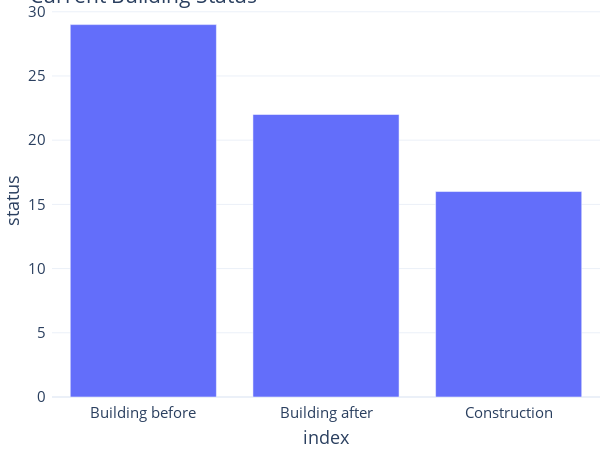

Here is the notebook cell this chart was saved with:
### Code cell
fig.show()

### Figure 1 — Plotly figure (JSON) as saved in the notebook; plotly's stock layout.template omitted (floating-point values rounded to 4 significant figures)
{"data": [{"alignmentgroup": "True", "hovertemplate": "index=%{x}<br>status=%{y}<extra></extra>", "legendgroup": "", "marker": {"color": "#636efa", "pattern": {"shape": ""}}, "name": "", "offsetgroup": "", "orientation": "v", "showlegend": false, "textposition": "auto", "type": "bar", "x": ["Building before", "Building after", "Construction"], "xaxis": "x", "y": [29, 22, 16], "yaxis": "y"}], "layout": {"barmode": "relative", "font": {"size": 15}, "height": 450, "legend": {"tracegroupgap": 0}, "margin": {"b": 0, "l": 0, "pad": 5, "r": 0, "t": 5}, "showlegend": true, "title": {"text": "Current Building Status"}, "width": 600, "xaxis": {"anchor": "y", "autorange": true, "domain": [0, 1], "range": [-0.5, 2.5], "title": {"text": "index"}, "type": "category"}, "yaxis": {"anchor": "x", "automargin": true, "autorange": true, "domain": [0, 1], "range": [0, 30.53], "title": {"text": "status"}, "type": "linear"}}}
